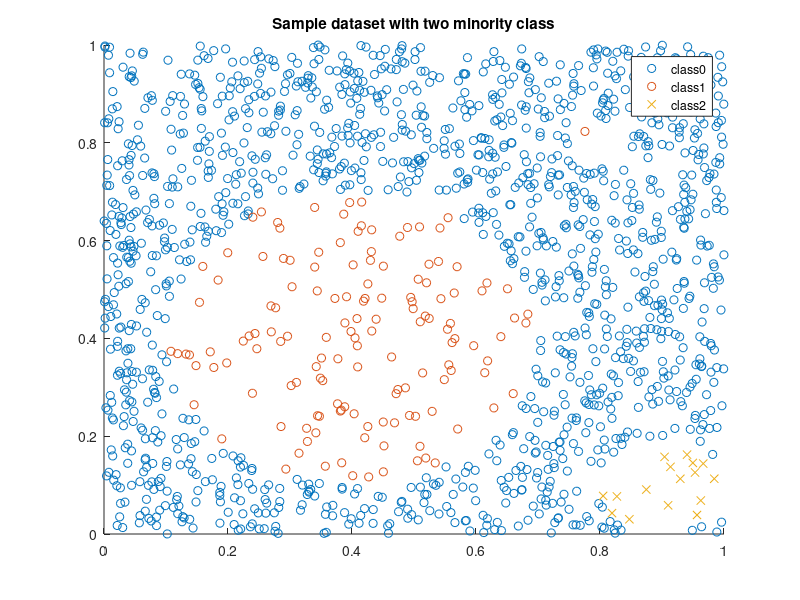

Recreate this plot in MATLAB. (Note: this script raises an error after producing the figure.)
clear;
close all;
addpath('./functions');
rng(0)
Ndata = 2000;
data = rand(Ndata,2);
x = data(:,1);
y = data(:,2);
% center = (0.4,0.4), radius = 0.3
idx1a = (x-0.4).^2 + (y-0.4).^2 < 0.3^2;
% center = (0.8,0.8), radius = 0.05
idx1b = (x-0.8).^2 + (y-0.8).^2 < 0.05^2;
% center = (0.9,0.1), radius = 0.1
idx2 = (x-0.9).^2 + (y-0.1).^2 < 0.1^2;
% decrease the number of samples for two minority class
undersampleRate = 4; % Undersample rate
data1 = data(idx1a|idx1b,:);
data1 = data1(1:undersampleRate:end,:);
data2 = data(idx2,:);
data2 = data2(1:undersampleRate:end,:);
% delete those from the original datset
data(idx1a|idx1b|idx2,:) = [];
% plot
figure(1)
scatter(data(:,1),data(:,2),'black','o');
hold on
scatter(data1(:,1),data1(:,2),'red','o');
scatter(data2(:,1),data2(:,2),'red','x');
hold off
title("Sample dataset with two minority class")
legend("class0","class1","class2")
label0 = repmat("class0",length(data),1);
label1 = repmat("class1",length(data1),1);
label2 = repmat("class2",length(data2),1);
dataset = array2table([data;data1;data2]);
dataset = addvars(dataset, [label0;label1;label2],...
    'NewVariableNames','label');
labels = dataset(:,end);
t = tabulate(dataset.label);
uniqueLabels = string(t(:,1));
labelCounts = cell2mat(t(:,2));
num2Add = [0,200,20];
algorithm = "SMOTE";
k = 10 ;
newdata = table;
visdataset = cell(length(uniqueLabels),1);
% for each class
for ii=1:length(uniqueLabels)
    switch algorithm
        case "SMOTE"
            [tmp,visdata] = mySMOTE(dataset,uniqueLabels(ii),num2Add(ii),...
                "NumNeighbors",k, "Standardize", false);
        case "ADASYN"
            [tmp,visdata]  = myADASYN(dataset,uniqueLabels(ii),num2Add(ii),...
                "NumNeighbors",k, "Standardize", true);
        case "Borderline SMOTE"
            [tmp,visdata] = myBorderlineSMOTE(dataset,uniqueLabels(ii),num2Add(ii),...
                "NumNeighbors",k, "Standardize", true);
        case "Safe-level SMOTE"
            [tmp,visdata] = mySafeLevelSMOTE(dataset,uniqueLabels(ii),num2Add(ii),...
                "NumNeighbors",k, "Standardize", true);
    end
    newdata = [newdata; tmp];
    visdataset{ii} = visdata;
end
Visualize results
figure(2)
gscatter(dataset.Var1,dataset.Var2,dataset.label,'krr','oo^',4,'off');
hold on
h = gscatter(newdata.Var1,newdata.Var2,newdata.label,'bb','o^',5,'off');
for n = 1:length(h)
    color = get(h(n),'Color');
    set(h(n), 'MarkerFaceColor', color);
end
hold off



